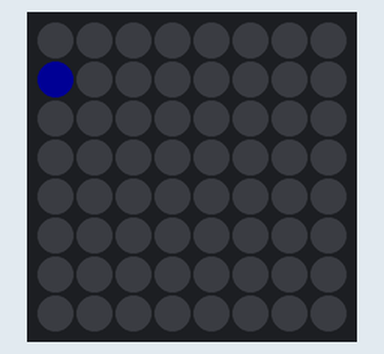
Recording of a sketch running on a simulated Arduino Uno, built with avr-gcc and run on an emulated ATmega328P. Parts: 8×8 RGB LED matrix (first LED top left, wired row by row). Dim RGB values are drawn brighter than linear.

Above: at 0.15 s.
At 0.76 s:
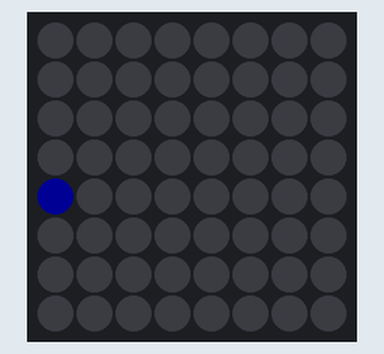
At 1.37 s:
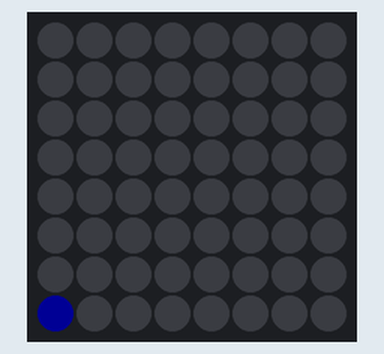
At 1.98 s:
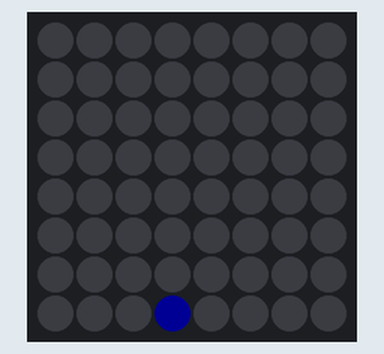
At 2.58 s:
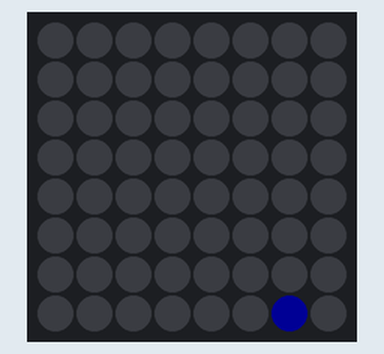

The sketch:

matrix_testing.ino
```cpp
// Adafruit_NeoMatrix example for single NeoPixel Shield.
// Scrolls 'Howdy' across the matrix in a portrait (vertical) orientation.

#include <Adafruit_GFX.h>
#include <Adafruit_NeoMatrix.h>
#include <Adafruit_NeoPixel.h>
#ifndef PSTR
 #define PSTR // Make Arduino Due happy
#endif

#define PIN 6

// MATRIX DECLARATION:
// Parameter 1 = width of NeoPixel matrix
// Parameter 2 = height of matrix
// Parameter 3 = pin number (most are valid)
// Parameter 4 = matrix layout flags, add together as needed:
//   NEO_MATRIX_TOP, NEO_MATRIX_BOTTOM, NEO_MATRIX_LEFT, NEO_MATRIX_RIGHT:
//     Position of the FIRST LED in the matrix; pick two, e.g.
//     NEO_MATRIX_TOP + NEO_MATRIX_LEFT for the top-left corner.
//   NEO_MATRIX_ROWS, NEO_MATRIX_COLUMNS: LEDs are arranged in horizontal
//     rows or in vertical columns, respectively; pick one or the other.
//   NEO_MATRIX_PROGRESSIVE, NEO_MATRIX_ZIGZAG: all rows/columns proceed
//     in the same order, or alternate lines reverse direction; pick one.
//   See example below for these values in action.
// Parameter 5 = pixel type flags, add together as needed:
//   NEO_KHZ800  800 KHz bitstream (most NeoPixel products w/WS2812 LEDs)
//   NEO_KHZ400  400 KHz (classic 'v1' (not v2) FLORA pixels, WS2811 drivers)
//   NEO_GRB     Pixels are wired for GRB bitstream (most NeoPixel products)
//   NEO_RGB     Pixels are wired for RGB bitstream (v1 FLORA pixels, not v2)


// Example for NeoPixel Shield.  In this application we'd like to use it
// as a 5x8 tall matrix, with the USB port positioned at the top of the
// Arduino.  When held that way, the first pixel is at the top right, and
// lines are arranged in columns, progressive order.  The shield uses
// 800 KHz (v2) pixels that expect GRB color data.
Adafruit_NeoMatrix matrix = Adafruit_NeoMatrix(8, 8, PIN,
  NEO_MATRIX_TOP     + NEO_MATRIX_LEFT +
  NEO_MATRIX_COLUMNS + NEO_MATRIX_PROGRESSIVE,
  NEO_GRB            + NEO_KHZ800);

const uint16_t colors[] = {
  matrix.Color(255, 0, 0), matrix.Color(0, 255, 0), matrix.Color(0, 0, 255) };

void setup() {
  matrix.begin();
  matrix.setTextWrap(false);
  matrix.setBrightness(20);
  matrix.setTextColor(colors[0]);
}

int m    = 7;
int x    = 0;
int y    = 0;
int pass = 0;

void loop() {
  uint16_t blue  = matrix.Color(0, 0, 255);
  uint16_t red   = matrix.Color(255, 0,0);
  uint16_t green = matrix.Color(0, 255, 0);

  matrix.fillScreen(1);

  if (x >= m) {
    ++y;
  }

  if (y > m) {
    --x;
  }

  if (y == 0) {
    ++x;
  }

  if (x == 0) {
    --y;
  }

  if (x < 0) {
    x = 0;
  }

  if (y < 0) {
    y = 0;
  }

  matrix.drawPixel(y, x, blue);

//  matrix.drawPixel(0, 0, blue);
//  matrix.drawPixel(0, 7, red);
//  matrix.drawPixel(7, 0, red);
//  matrix.drawPixel(7, 7, blue);

//  matrix.setCursor(x, 0);
//  matrix.print(F("Double Tap!"));
//  if(--x < -96) {
//    x = matrix.width();
//    if(++pass >= 3) pass = 0;
//    matrix.setTextColor(colors[pass]);
//  }
  matrix.show();
//  delay(100);
}
```

Measured:
- by itself, everything shown: repeats every 2.7 s, in 9 steps
